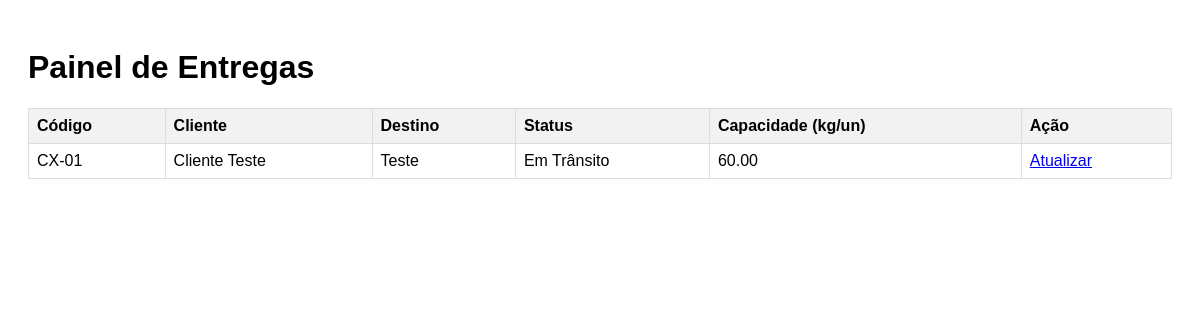
Page /funcionario/ (signed in) on the committed database.
### core/models.py (models this page shows, shortened)
class Entrega(models.Model):
    codigo_rastreio = models.CharField(max_length=50, unique=True)
    cliente = models.ForeignKey(Cliente, on_delete=models.PROTECT, related_name='entregas') # [cite: 60]
    rota = models.ForeignKey(Rota, on_delete=models.SET_NULL, null=True, blank=True, related_name='entregas')
    endereco_origem = models.CharField(max_length=200, default="Galpão Principal")
    endereco_destino = models.CharField(max_length=200)
    status = models.CharField(max_length=20, choices=StatusEntrega.choices, default=StatusEntrega.PENDENTE)
    capacidade_necessaria = models.DecimalField(max_digits=10, decimal_places=2) # [cite: 88]
    valor_frete = models.DecimalField(max_digits=10, decimal_places=2)
    data_solicitacao = models.DateTimeField(auto_now_add=True)
    data_entrega_prevista = models.DateField()
    data_entrega_real = models.DateTimeField(null=True, blank=True)
    observacoes = models.TextField(blank=True)

class Cliente(models.Model):
    usuario = models.OneToOneField(User, on_delete=models.CASCADE, null=True, blank=True)
    nome = models.CharField(max_length=100)
    endereco = models.CharField(max_length=200)

### core/views.py (the view)
# urls.py: path('funcionario/', views.lista_entregas, name='home'),
@login_required
def lista_entregas(request):
    if request.user.is_superuser:
        entregas = Entrega.objects.all()
    elif hasattr(request.user, 'motorista'):
        entregas = Entrega.objects.filter(rota__motorista=request.user.motorista)
    else:
        entregas = Entrega.objects.none()
    return render(request, 'core/lista_entregas.html', {'entregas': entregas})

### core/templates/core/lista_entregas.html (shortened to what this page needs)
<!DOCTYPE html>
<html lang="pt-br">
<head>
</head>
<body>
    <h1>Painel de Entregas</h1>
    <table>
        <thead>
            <tr>
                <th>Código</th>
                <th>Cliente</th>
                <th>Destino</th>
                <th>Status</th>
                <th>Capacidade (kg/un)</th>
                <th>Ação</th>
            </tr>
        </thead>
        <tbody>
            {% for entrega in entregas %}
            <tr>
                <td>{{ entrega.codigo_rastreio }}</td>
                <td>{{ entrega.cliente.nome }}</td>
                <td>{{ entrega.endereco_destino }}</td>
                <td class="status-{{ entrega.status }}">{{ entrega.get_status_display }}</td>
                <td>{{ entrega.capacidade_necessaria }}</td>
                <td> <a href="{% url 'editar_entrega' entrega.id %}">Atualizar</a>
</td>
            </tr>
            {% empty %}
            <tr>
                <td colspan="5">Nenhuma entrega cadastrada.</td>
            </tr>
            {% endfor %}
        </tbody>
    </table>
</body>
</html>

### core/templates/core/lista_entregas.html (style rules this page uses)
body { font-family: sans-serif; padding: 20px; }
table { width: 100%; border-collapse: collapse; margin-top: 20px; }
th, td { border: 1px solid #ddd; padding: 8px; text-align: left; }
th { background-color: #f2f2f2; }

### rows in the picture
Entrega: codigo_rastreio "CX-01", cliente.nome "Cliente Teste", endereco_destino "Teste", status "Em Trânsito", capacidade_necessaria "60.00"
